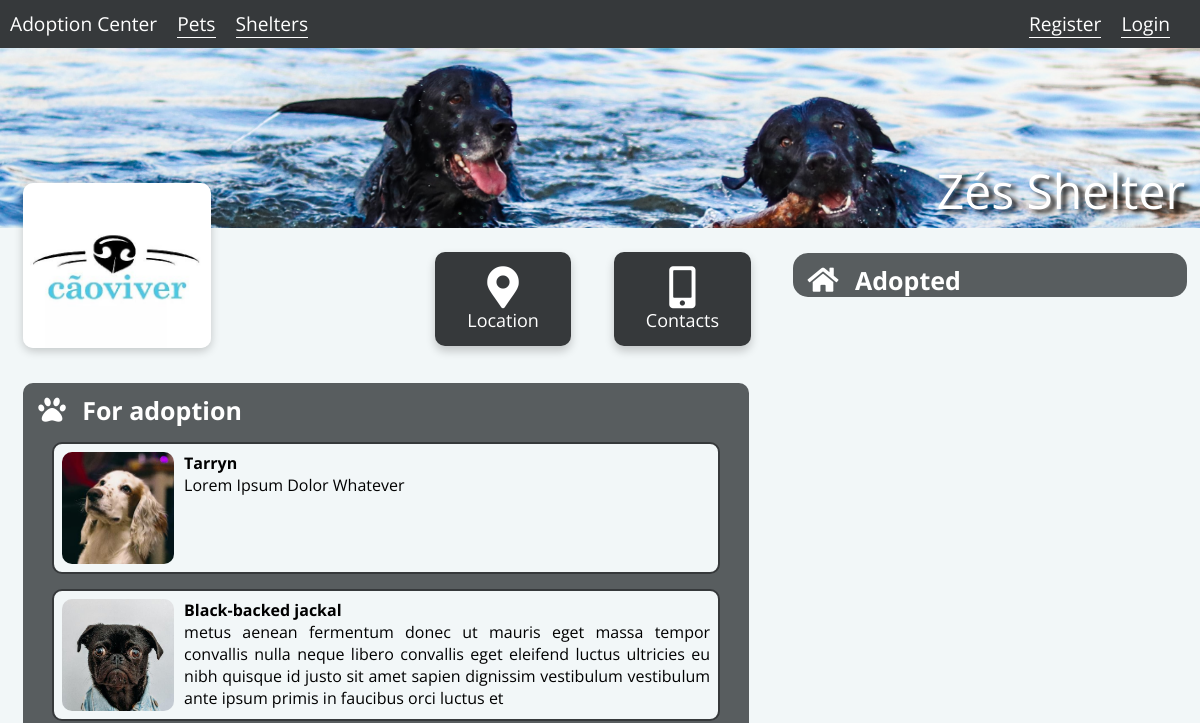
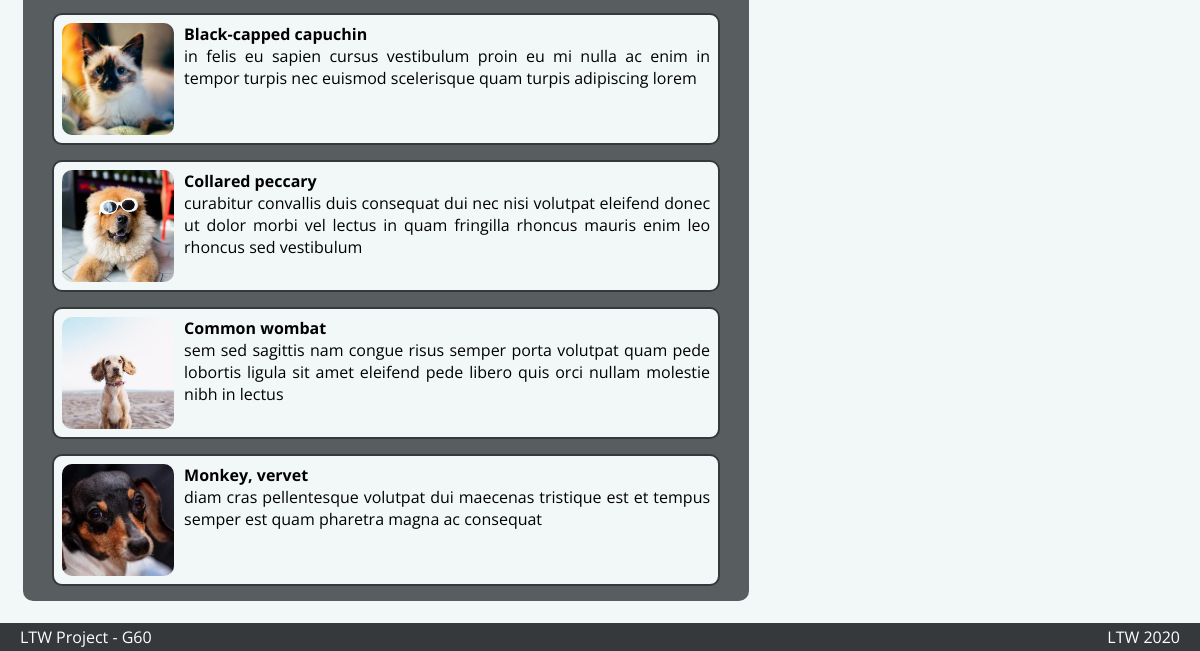
Before: /shelter_profile.php?id=1 with the older database file (2 pictures, top to bottom).
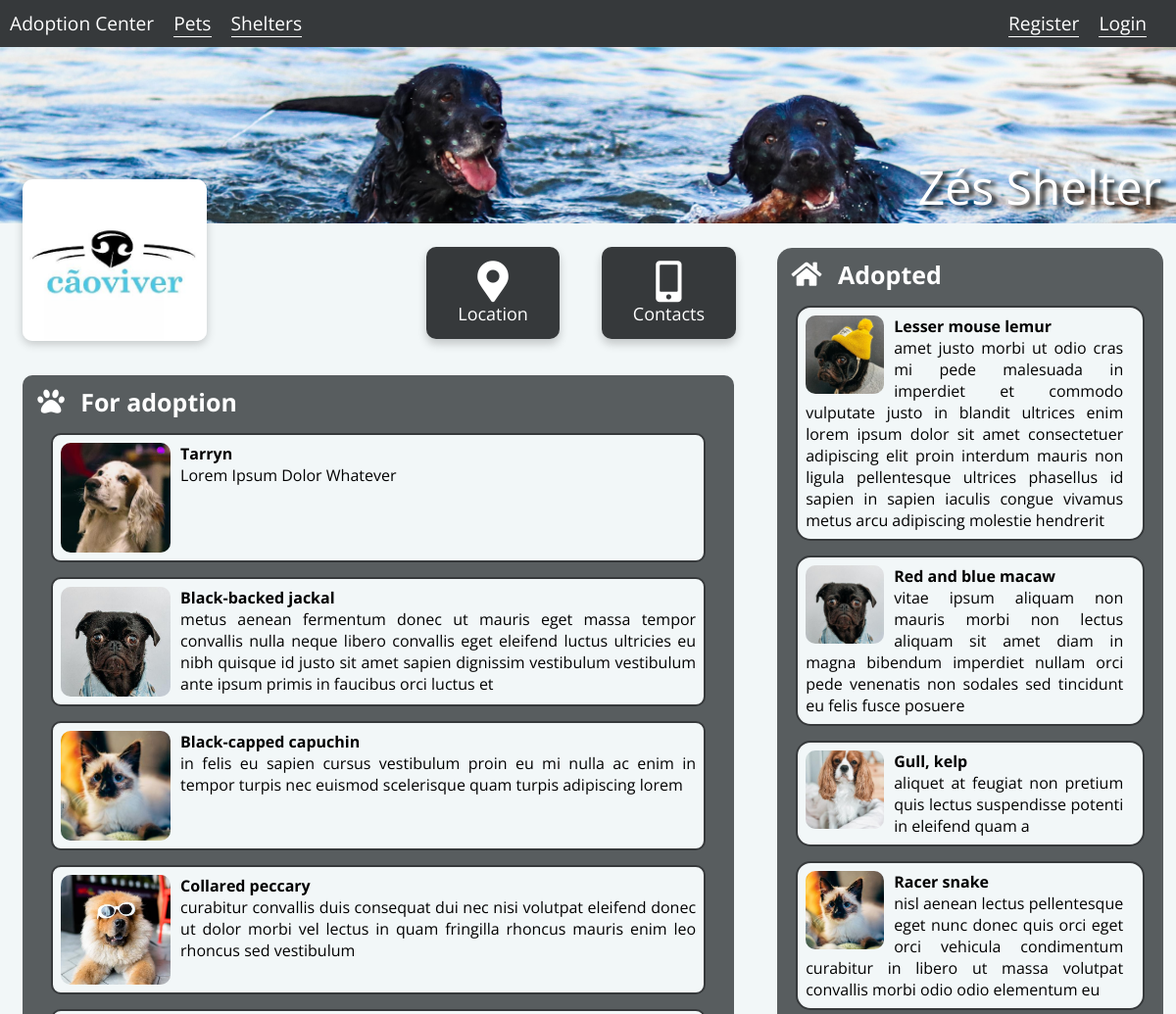
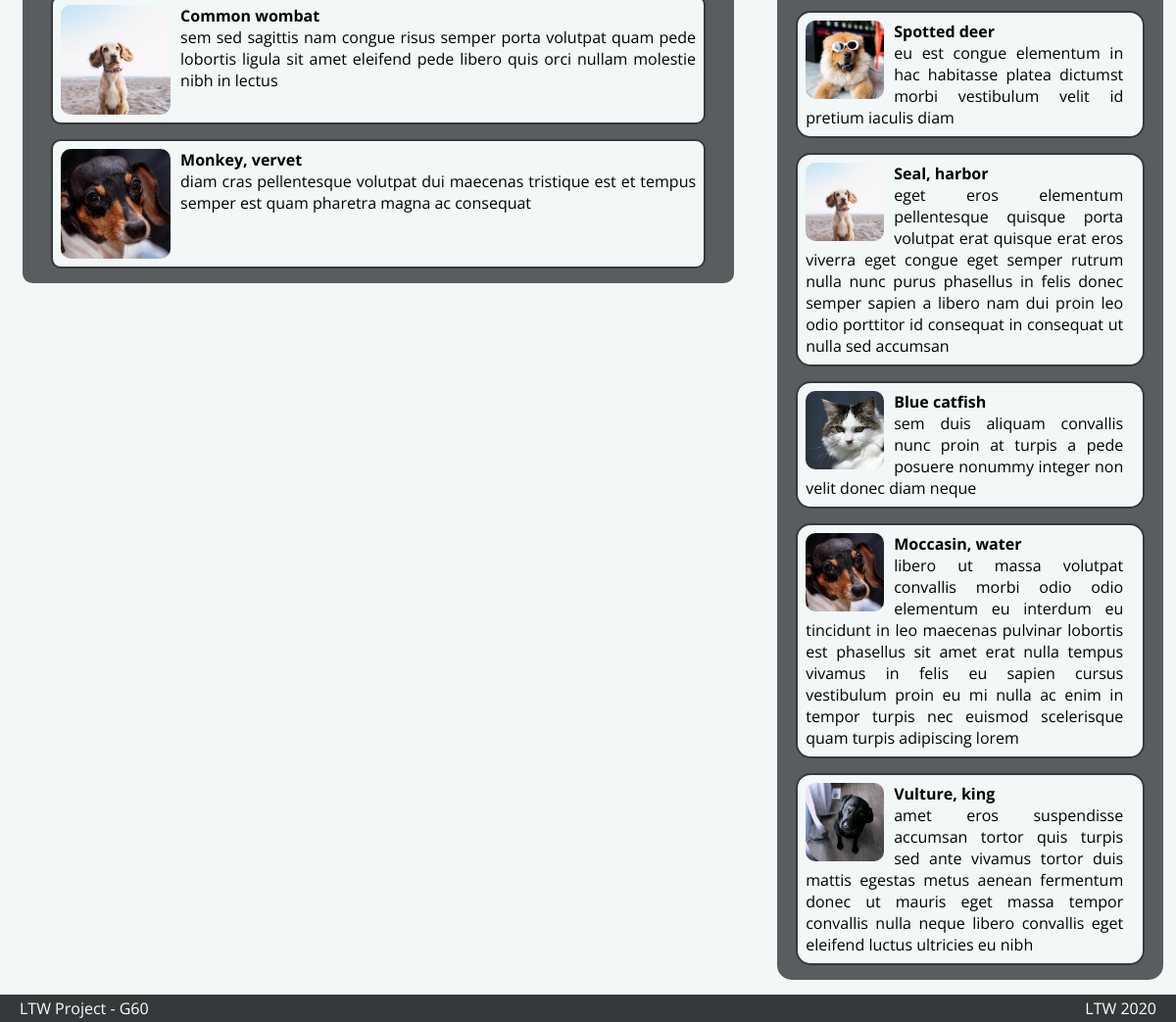
After: the same page with the newer database file (2 pictures, top to bottom).
### tables this page shows
CREATE TABLE Shelters (
  shelter_id  INTEGER PRIMARY KEY,
  username    VARCHAR,
  password    TEXT,
  name        VARCHAR,
  info        VARCHAR
);

CREATE TABLE Shelters_Pets (
  shelter_id  INTEGER,
  pet_id      INTEGER,
  FOREIGN KEY (shelter_id) REFERENCES Shelters(shelter_id) ON DELETE CASCADE,
	FOREIGN KEY (pet_id) REFERENCES Pets(pet_id) ON DELETE CASCADE,
	PRIMARY KEY(shelter_id, pet_id)
);

CREATE TABLE Pets (
  pet_id    INTEGER PRIMARY KEY,
  name      VARCHAR,
  species   VARCHAR,
  size      FLOAT,
  color     VARCHAR,
  gender    INTEGER, -- (0 for male),
  info      VARCHAR,
  age       INTEGER,
  location  VARCHAR,
  state     VARCHAR -- Pets can be in several states (being prepared for adoption, prepared, proposal accepted, delivered, …).
);

CREATE TABLE Pets_Adopted_Shelter(
    shelter_id  INTEGER,
    pet_id      INTEGER,
    FOREIGN KEY (shelter_id) REFERENCES Shelters(shelter_id) ON DELETE CASCADE,
    FOREIGN KEY (pet_id) REFERENCES Pets(pet_id) ON DELETE CASCADE,
    PRIMARY KEY(shelter_id, pet_id)
);

### shelter_profile.php (called while the page is built, shortened)
<?php
include_once('database/connection.php');
include_once('database/shelters.php');
include_once('database/pets.php');
$shelter = getShelterByID($_GET['id']);
$adoption = getShelterPets($_GET['id']);
$pets = getShelterPetsAdopted($_GET['id']);
include('templates/common/header.php');
include('templates/common/navigation_bar.php');
include('templates/pets/shelter_profile.php');
include('templates/common/footer.php');

### database/shelters.php (called while the page is built, shortened)
<?php
function getShelterPets($id) {
    global $db;
    if ($stmt = $db->prepare('
        SELECT *
        FROM Shelters, Shelters_Pets, Pets
        WHERE Shelters.shelter_id = :id
        AND Shelters_Pets.shelter_id = :id
        AND Shelters_Pets.pet_id = Pets.pet_id')) {
        $stmt->bindParam(':id', $id);
        $stmt->execute();
        return $stmt->fetchAll();
    }
    else {
        printf('errno: %d, error: %s', $db->errorCode(), $db->errorInfo()[2]);
        die;
    }
}
function getShelterPetsAdopted($id) {
    global $db;
    if ($stmt = $db->prepare('
        SELECT *
        FROM Shelters, Pets_Adopted_Shelter, Pets
        WHERE Shelters.shelter_id = :id
        AND Pets_Adopted_Shelter.shelter_id = :id
        AND Pets_Adopted_Shelter.pet_id = Pets.pet_id')) {
        $stmt->bindParam(':id', $id);
        $stmt->execute();
        return $stmt->fetchAll();
    }
    else {
        printf('errno: %d, error: %s', $db->errorCode(), $db->errorInfo()[2]);
        die;
    }
}
function getShelterByID($shelterID) {
    global $db;
    if ($stmt = $db->prepare('SELECT * FROM Shelters WHERE shelter_id = :id')) {
        $stmt->bindParam(':id', $shelterID);
        $stmt->execute();
        return $stmt->fetch();
    }
    else {
        printf('errno: %d, error: %s', $db->errorCode(), $db->errorInfo()[2]);
        die;
    }
}

### database/pets.php (called while the page is built, shortened)
<?php
function getImageByPetId($petID){
    global $db;
    if ($stmt = $db->prepare('SELECT * FROM Pets_Images WHERE pet_id = :id')) {
        $stmt->bindParam(':id', $petID);
        $stmt->execute();
        return $stmt->fetch()[0];
    }
    else {
        printf('errno: %d, error: %s', $db->errorCode(), $db->errorInfo()[2]);
        die;
    }
}

### templates/pets/shelter_profile.php (the view, shortened to what this page needs)
<section class="banner" style="background-image: url('database/images/shelters/header/originals/<?= $shelter['shelter_id'] ?>.jpg');">
    <a><?= $shelter['name'] ?></a>
</section>
<section class="shelter_profile">
    <section class="left">
        <div class="profile_pic"
             style="background-image: url('database/images/shelters/profile/thumbs_medium/<?= $shelter['shelter_id'] ?>.jpg') ">
        </div>
        <div id="location">
            <label ><i class="fas fa-map-marker-alt"></i>
                <span>Location</span></label>
        </div>
        <div id="contact">
            <label><i class="fas fa-mobile-alt"></i>
                <span>Contacts</span>
            </label>
        </div>
        <section class="shelter_adoption">
            <div class="title"><i class="fas fa-paw"></i>
                <span>For adoption</span>
            </div>
            <div class="pets_container">
                <?php foreach ($adoption as $pet) { ?>
                    <div class="adoption-card">
                        <a href="pet_detail.php?id=<?= $pet['pet_id'] ?>">
                            <div class="pet-img" style="background-image: url('database/images/pets/thumbs_medium/<?= getImageByPetId($pet['pet_id']) ?>.jpg')"></div>
                            <div class="container-pet">
                                <h4><b><?= $pet['name'] ?></b></h4>
                                <p><?= $pet['info'] ?></p>
                            </div>
                        </a>
                    </div>
                <?php } ?>
            </div>
        </section>
    </section>
    <section class="right">
        <div class="shelter_adopted">
            <div class="title"><i class="fas fa-home"></i>
                <span>Adopted</span>
            </div>
            <?php foreach ($pets as $pet) { ?>
                <div class="adopted-card">
                    <a href="pet_detail.php?id=<?= $pet['pet_id'] ?>">
                        <div class="pet-img" style="background-image: url('database/images/pets/thumbs_medium/<?= getImageByPetId($pet['pet_id']) ?>.jpg')"></div>
                        <div class="container-pet">
                            <h4><b><?= $pet['name'] ?></b></h4>
                            <p><?= $pet['info'] ?></p>
                        </div>
                    </a>
                </div>
            <?php } ?>
        </div>
    </section>
</section>

### templates/common/header.php (shortened to what this page needs)
<!DOCTYPE html>
<html lang="en">
<head>
    <link href="style/style.css" rel="stylesheet">
    <link rel="stylesheet" href="https://use.fontawesome.com/releases/v5.3.1/css/all.css">
</head>
<body>

### templates/common/navigation_bar.php (shortened to what this page needs)
<section class="navigation_bar">
    <a href="homepage.php">Adoption Center</a>
    <nav id="links">
        <a href="pets_list.php">Pets</a>
        <a href="shelters_list.php">Shelters</a>
    </nav>
    <nav id="signup">
        <?php if (!isset($_SESSION['username'])) { ?>
            <a href="register.php">Register</a>
            <a href="login.php">Login</a>
        <?php } ?>
    </nav>
</section>

### templates/common/footer.php
<footer class="footer">
    <p>LTW Project - G60</p>
    <p>LTW 2020</p>
</footer>
</body>
</html>

Changed rows visible on the page:
added pets_adopted_shelter: shows a picture, pet.name "Lesser mouse lemur", pet.info "amet justo morbi ut odio cras mi pede malesuada in imperdiet et commodo vulputate justo in blandit ultrices enim lorem ipsum dolor sit amet consectetuer adipiscing elit proin interdum mauris non ligula pellentesque ultrices phasellus id sapien in sapien iaculis congue vivamus metus arcu adipiscing molestie hendrerit"
added pets_adopted_shelter: shows a picture, pet.name "Red and blue macaw", pet.info "vitae ipsum aliquam non mauris morbi non lectus aliquam sit amet diam in magna bibendum imperdiet nullam orci pede venenatis non sodales sed tincidunt eu felis fusce posuere"
added pets_adopted_shelter: shows a picture, pet.name "Gull, kelp", pet.info "aliquet at feugiat non pretium quis lectus suspendisse potenti in eleifend quam a"
added pets_adopted_shelter: shows a picture, pet.name "Racer snake", pet.info "nisl aenean lectus pellentesque eget nunc donec quis orci eget orci vehicula condimentum curabitur in libero ut massa volutpat convallis morbi odio odio elementum eu"
added pets_adopted_shelter: shows a picture, pet.name "Spotted deer", pet.info "eu est congue elementum in hac habitasse platea dictumst morbi vestibulum velit id pretium iaculis diam"
added pets_adopted_shelter: shows a picture, pet.name "Seal, harbor", pet.info "eget eros elementum pellentesque quisque porta volutpat erat quisque erat eros viverra eget congue eget semper rutrum nulla nunc purus phasellus in felis donec semper sapien a libero nam dui proin leo odio porttitor id consequat in consequat ut nulla sed accumsan"
added pets_adopted_shelter: shows a picture, pet.name "Blue catfish", pet.info "sem duis aliquam convallis nunc proin at turpis a pede posuere nonummy integer non velit donec diam neque"
added pets_adopted_shelter: shows a picture, pet.name "Moccasin, water", pet.info "libero ut massa volutpat convallis morbi odio odio elementum eu interdum eu tincidunt in leo maecenas pulvinar lobortis est phasellus sit amet erat nulla tempus vivamus in felis eu sapien cursus vestibulum proin eu mi nulla ac enim in tempor turpis nec euismod scelerisque quam turpis adipiscing lorem"
added pets_adopted_shelter: shows a picture, pet.name "Vulture, king", pet.info "amet eros suspendisse accumsan tortor quis turpis sed ante vivamus tortor duis mattis egestas metus aenean fermentum donec ut mauris eget massa tempor convallis nulla neque libero convallis eget eleifend luctus ultricies eu nibh"
